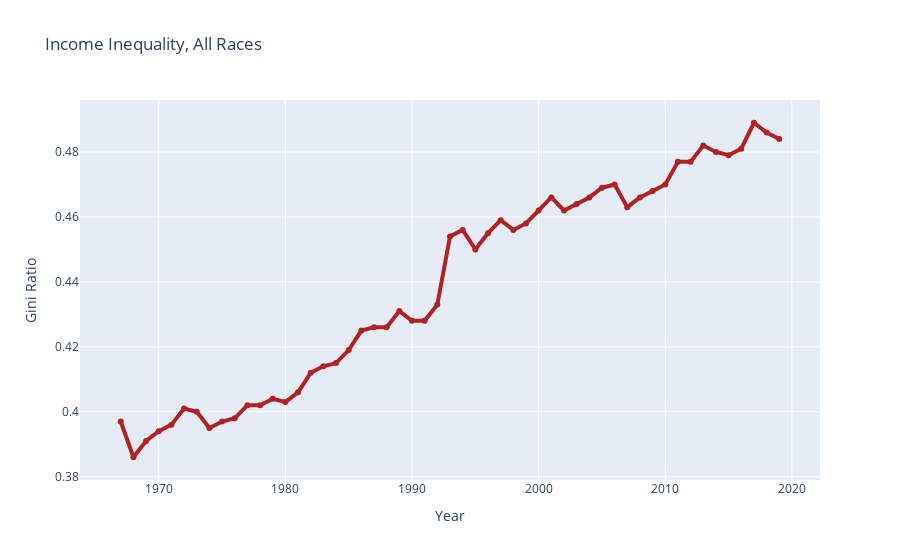

This figure's notebook cell:
### Code cell
# Create a style traces
fig = go.Figure()
fig.add_trace(go.Line(x=inc_ineq.iloc[:, 0],
                      y=inc_ineq.iloc[:, 1],
                      mode='lines+markers',
                      name='Median Household Income',
                      line=dict(color='firebrick', width=4)))

# Edit layout
fig.update_layout(title='Income Inequality, All Races',
                  xaxis_title = 'Year',
                  yaxis_title = 'Gini Ratio')

fig.update_yaxes(nticks=10)

fig.update_xaxes(nticks=10)

fig.show();

### Figure 1 — Plotly figure (JSON) as saved in the notebook; plotly's stock layout.template omitted (floating-point values rounded to 4 significant figures)
{"data": [{"line": {"color": "firebrick", "width": 4}, "mode": "lines+markers", "name": "Median Household Income", "type": "scatter", "x": ["1967-01-01", "1968-01-01", "1969-01-01", "1970-01-01", "1971-01-01", "1972-01-01", "1973-01-01", "1974-01-01", "1975-01-01", "1976-01-01", "1977-01-01", "1978-01-01", "1979-01-01", "1980-01-01", "1981-01-01", "1982-01-01", "1983-01-01", "1984-01-01", "1985-01-01", "1986-01-01", "1987-01-01", "1988-01-01", "1989-01-01", "1990-01-01", "1991-01-01", "1992-01-01", "1993-01-01", "1994-01-01", "1995-01-01", "1996-01-01", "1997-01-01", "1998-01-01", "1999-01-01", "2000-01-01", "2001-01-01", "2002-01-01", "2003-01-01", "2004-01-01", "2005-01-01", "2006-01-01", "2007-01-01", "2008-01-01", "2009-01-01", "2010-01-01", "2011-01-01", "2012-01-01", "2013-01-01", "2014-01-01", "2015-01-01", "2016-01-01", "2017-01-01", "2018-01-01", "2019-01-01"], "y": ["0.397", "0.386", "0.391", "0.394", "0.396", "0.401", "0.400", "0.395", "0.397", "0.398", "0.402", "0.402", "0.404", "0.403", "0.406", "0.412", "0.414", "0.415", "0.419", "0.425", "0.426", "0.426", "0.431", "0.428", "0.428", "0.433", "0.454", "0.456", "0.450", "0.455", "0.459", "0.456", "0.458", "0.462", "0.466", "0.462", "0.464", "0.466", "0.469", "0.470", "0.463", "0.466", "0.468", "0.470", "0.477", "0.477", "0.482", "0.480", "0.479", "0.481", "0.489", "0.486", "0.484"]}], "layout": {"title": {"text": "Income Inequality, All Races"}, "xaxis": {"nticks": 10, "title": {"text": "Year"}}, "yaxis": {"nticks": 10, "title": {"text": "Gini Ratio"}}}}
